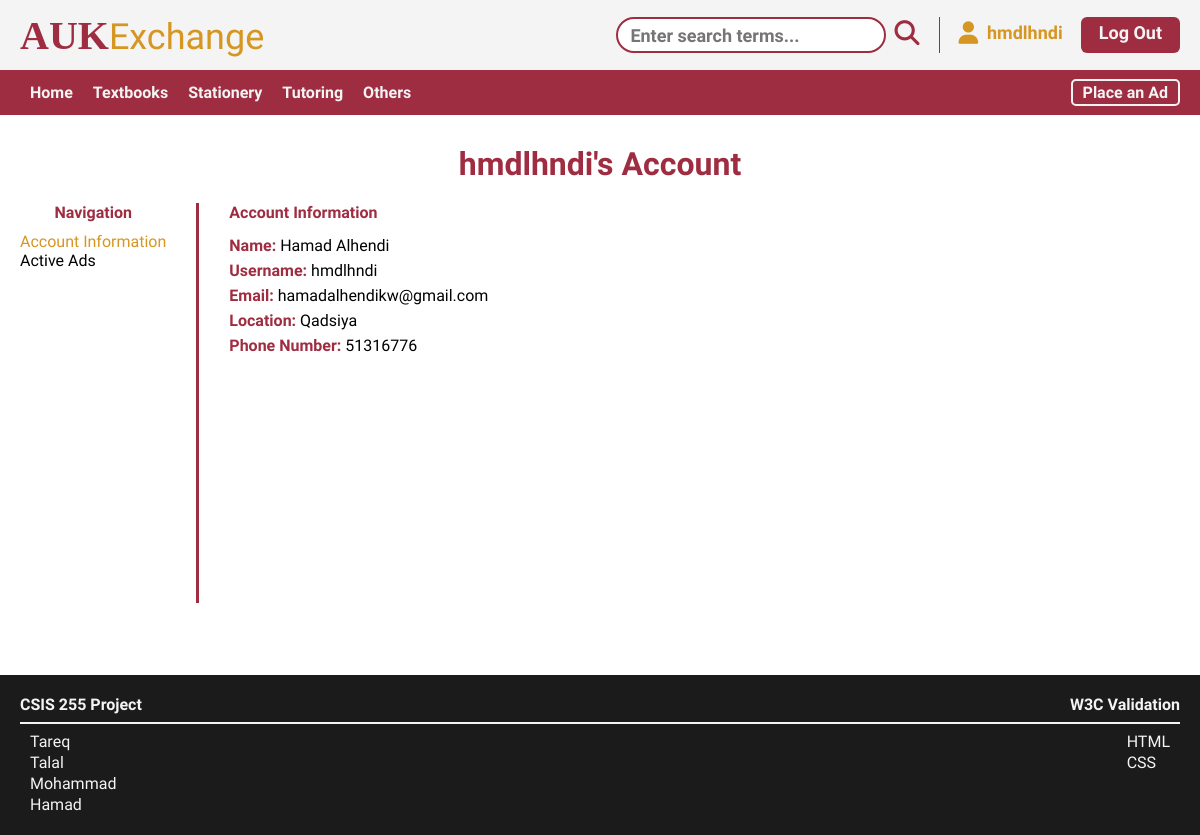
/account.php (signed in), run on the app's committed database.
### tables this page shows
CREATE TABLE `accounts` (
  `ID` int(11) NOT NULL,
  `Username` varchar(20) NOT NULL,
  `Fname` varchar(20) NOT NULL,
  `Lname` varchar(20) NOT NULL,
  `Email` varchar(50) NOT NULL,
  `Location` varchar(50) NOT NULL,
  `Phone_Num` bigint(20) NOT NULL,
  `Password` varchar(50) NOT NULL
);

### functions.php (called while the page is built, shortened)
<?php
function check_login($con)
{
    if (isset($_SESSION['ID'])) {
        $id = $_SESSION['ID'];
        $query = "SELECT * FROM accounts WHERE ID = '$id'";
        $result = mysqli_query($con, $query);
        if ($result && mysqli_num_rows($result) > 0) {
            $user_data = mysqli_fetch_array($result);
            return $user_data;
        }
    }
}
?>

### account.php (the view, shortened to what this page needs)
<?php
include("connection.php");
include("functions.php");
$_user_data = check_login($con);
?>
<!DOCTYPE html>
<html lang="en">
<head>
    <link rel="stylesheet" href="style.css" />
</head>
<body>
    <nav class="top-nav">
        <div class="top-nav_content container">
            <h2 class="top-nav_logo"><span class="logo-span">AUK</span>Exchange</h2>
            <ul class="top-nav_list">
                <li class="top-nav_item1">
                    <form action="search.php" method="GET">
                        <input type="text" name="search" id="search" placeholder="Enter search terms..." required />
                        <button type="submit"><i class="fas fa-search"></i></button>
                    </form>
                </li>
                <?php if (isset($_user_data['ID'])) { ?>
                <li class="top-nav_item2"><a class="highlight-dark-yellow" href="account.php"><i
                            class="fas fa-user fa-lg"></i>&nbsp; <?php echo $_user_data['Username'] ?></a></li>
                <li class="top-nav_item3"><a href="logout.php">Log Out</a></li>
                <?php } else { ?>
                <li class="top-nav_item2"><a href="login.php">Log In</a></li>
                <li class="top-nav_item3"><a href="signup.php">Sign Up</a></li>
                <?php } ?>
            </ul>
        </div>
    </nav>
    <nav class="bottom-nav">
        <div class="bottom-nav_content container">
            <ul class="bottom-nav_list">
                <li><a href="homepage.php">Home</a></li>
                <li><a href="book.php">Textbooks</a></li>
                <li>
                    <a href="stationery.php">Stationery</a>
                </li>
                <li><a href="tutoring.php">Tutoring</a></li>
                <li><a href="other.php">Others</a></li>
                <li class="bottom-nav_lastitem"><a <?php if (isset($_user_data['ID'])) { ?> href="create_ad.php"
                        <?php } else { ?> href="login.php" <?php } ?>>Place an Ad</a></li>
            </ul>
        </div>
    </nav>
    <main class="account_main container">
        <h1 class="account_heading"><?php echo $_user_data['Username'] ?>'s Account</h1>
        <div class="account_content">
            <ul class="account_list">
                <li class="first-item">Navigation</li>
                <li><a class="highlight-dark-yellow" href="account.php">Account Information</a></li>
                <li><a href="active_ads.php">Active Ads</a></li>
            </ul>
            <ul class="account_info">
                <li class="account_info_title">Account Information</li>
                <li>
                    <span>Name:</span> <?php echo $_user_data['Fname'] ?> <?php echo $_user_data['Lname'] ?>
                </li>
                <li><span>Username:</span> <?php echo $_user_data['Username'] ?> </li>
                <li>
                    <span>
                        Email:</span> <?php echo $_user_data['Email'] ?>
                </li>
                <li><span>Location:</span> <?php echo $_user_data['Location'] ?></li>
                <li><span>Phone Number:</span> <?php echo $_user_data['Phone_Num'] ?></li>
            </ul>
        </div>
    </main>
    <footer class=" footer">
        <div class="footer-content container">
            <div class="footer-title">
                <h4 class="footer-title_subject">CSIS 255 Project</h4>
                <h4 class="footer-title_validation">W3C Validation</h4>
            </div>
            <div class="footer-details">
                <ul class="footer-details-names">
                    <li>Tareq</li>
                    <li>Talal</li>
                    <li>Mohammad</li>
                    <li>Hamad</li>
                </ul>
                <ul class="footer-details-icons">
                    <li>HTML</li>
                    <li>CSS</li>
                </ul>
            </div>
        </div>
    </footer>
</body>
</html>

### style.css (style rules this page uses)
* { box-sizing: border-box; margin: 0; padding: 0; }
body { font-family: Mulish, "Trebuchet MS", sans-serif; }
a { text-decoration: none; color: #000; }
.container { max-width: 1200px; padding: 0 20px; margin: auto; }
.highlight-dark-yellow { color: #d69622 !important; }
.top-nav { background-color: #f4f4f4; }
.top-nav_content { display: flex; justify-content: space-between; align-items: center; height: 70px; }
.top-nav_logo { color: #d69622; font-weight: lighter; font-size: 36px; }
.logo-span { color: #9f2d41; font-family: "Times New Roman", Times, serif; font-weight: bold; font-size: 40px; }
.top-nav_list { display: flex; justify-content: end; list-style: none; }
.top-nav_item1 input[type="text"] { border: 2px solid #9f2d41; font-weight: bold; font-size: 18px; padding-left: 12px; margin-right: 4px; outline: none; font-family: Mulish; border-radius: 50px; height: 36px; }
.top-nav_item1 { padding-right: 20px; }
.top-nav_item1 button { background-color: transparent; border: none; cursor: pointer; color: #9f2d41; font-size: 25px; }
.top-nav_item2, .top-nav_item3 { padding: 5px 18px; font-size: 18px; font-weight: bold; }
.top-nav_item2 { border-left: solid 1px #9f2d41; }
.top-nav_item3 { background-color: #9f2d41; border-radius: 6px; }
.top-nav_item3 a { color: #f4f4f4; }
.bottom-nav { background-color: #9f2d41; }
.bottom-nav_content { height: 45px; display: flex; align-items: center; }
.bottom-nav_list { list-style: none; width: 100%; display: flex; }
.bottom-nav_list a { color: #f4f4f4; font-weight: bold; padding: 0 10px; }
.bottom-nav_lastitem { margin-left: auto; }
.bottom-nav_lastitem a { padding: 2px 10px; color: #f4f4f4; border: solid 2px #f4f4f4; border-radius: 5px; }
.footer { background-color: #1b1b1b; }
.footer-content { padding: 20px 20px; height: 160px; color: #f4f4f4; }
.footer-title { display: flex; justify-content: space-between; border-bottom: 2px solid #f4f4f4; }
.footer-title > * { padding-bottom: 8px; }
.footer-details { display: flex; justify-content: space-between; }
.footer-content ul { list-style: none; padding-top: 8px; }
.footer-details-names { padding-left: 10px; }
.footer-details-icons { padding-right: 10px; }
.footer-details li { font-size: 16px; padding-bottom: 2px; }
.account_main { min-height: 70vh; }
.account_heading { color: #9f2d41; text-align: center; padding: 30px 0 20px 0; }
.account_content { display: flex; }
.account_content ul { list-style: none; }
.account_list { padding-right: 30px; height: 50vh; }
.account_list .first-item { font-weight: bold; margin-bottom: 10px; color: #9f2d41; text-align: center; }
.account_info { padding-left: 30px; border-left: #9f2d41 solid 3px; }
.account_info li { margin-bottom: 6px; }
.account_info_title { font-weight: bold; padding-bottom: 8px; color: #9f2d41; }
.account_info span { font-weight: bold; color: #9f2d41; }

### data on the page
accounts: Username "hmdlhndi", Fname "Hamad", Lname "Alhendi", Email "hamadalhendikw@gmail.com", Location "Qadsiya", Phone_Num "51316776"
